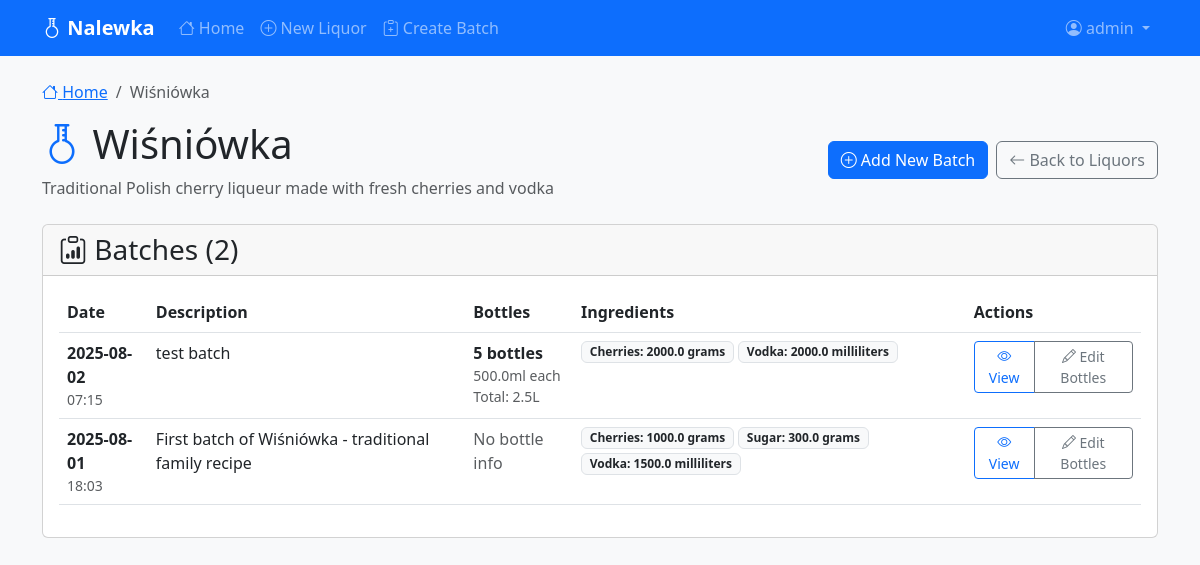
Page /liquor/1/batches (signed in) on the committed database.
### app/models.py (models this page shows, shortened)
class User(UserMixin, db.Model):
    id: so.Mapped[int] = so.mapped_column(primary_key=True)
    username: so.Mapped[str] = so.mapped_column(sa.String(64), index=True,
                                                unique=True)
    email: so.Mapped[str] = so.mapped_column(sa.String(120), index=True,
                                             unique=True)
    password_hash: so.Mapped[Optional[str]] = so.mapped_column(sa.String(256))
    liquors: so.Mapped[list['Liquor']] = so.relationship(back_populates='author')

class Liquor(db.Model):
    id: so.Mapped[int] = so.mapped_column(primary_key=True)
    name: so.Mapped[str] = so.mapped_column(sa.String(128), index=True)
    created: so.Mapped[datetime] = so.mapped_column(index=True, default=lambda: datetime.now(timezone.utc))
    description: so.Mapped[Optional[str]] = so.mapped_column(sa.Text())
    user_id: so.Mapped[int] = so.mapped_column(sa.ForeignKey(User.id), index=True)
    author: so.Mapped[User] = so.relationship(back_populates='liquors')
    batches: so.Mapped[list['Batch']] = so.relationship(back_populates='liquor', cascade='all, delete-orphan')

class Batch(db.Model):
    id: so.Mapped[int] = so.mapped_column(primary_key=True)
    date: so.Mapped[datetime] = so.mapped_column(index=True, default=lambda: datetime.now(timezone.utc))
    description: so.Mapped[str] = so.mapped_column(sa.Text())
    liquor_id: so.Mapped[int] = so.mapped_column(sa.ForeignKey(Liquor.id), index=True)
    bottle_count: so.Mapped[Optional[int]] = so.mapped_column(sa.Integer(), default=0)
    bottle_volume: so.Mapped[Optional[float]] = so.mapped_column(sa.Float(), default=0.0)  # in milliliters
    bottle_volume_unit: so.Mapped[str] = so.mapped_column(sa.String(10), default='ml')
    liquor: so.Mapped[Liquor] = so.relationship(back_populates='batches')
    formulas: so.Mapped[list['BatchFormula']] = so.relationship(back_populates='batch', cascade='all, delete-orphan')
    @property
    def total_volume(self):
        if self.bottle_count and self.bottle_volume:
            return self.bottle_count * self.bottle_volume
        return 0.0
    @property
    def total_volume_liters(self):
        return self.total_volume / 1000.0

class BatchFormula(db.Model):
    id: so.Mapped[int] = so.mapped_column(primary_key=True)
    batch_id: so.Mapped[int] = so.mapped_column(sa.ForeignKey(Batch.id), index=True)
    ingredient_id: so.Mapped[int] = so.mapped_column(sa.ForeignKey(Ingredient.id), index=True)
    quantity: so.Mapped[float] = so.mapped_column(sa.Float())
    unit: so.Mapped[str] = so.mapped_column(sa.String(20))
    batch: so.Mapped[Batch] = so.relationship(back_populates='formulas')
    ingredient: so.Mapped[Ingredient] = so.relationship(back_populates='batch_formulas')

class Ingredient(db.Model):
    id: so.Mapped[int] = so.mapped_column(primary_key=True)
    name: so.Mapped[str] = so.mapped_column(sa.String(128), index=True, unique=True)
    description: so.Mapped[str] = so.mapped_column(sa.Text())
    batch_formulas: so.Mapped[list['BatchFormula']] = so.relationship(back_populates='ingredient')

### app/routes.py (the view)
@app.route('/liquor/<int:liquor_id>/batches')
@login_required
def liquor_batches(liquor_id):
    liquor = Liquor.query.filter_by(id=liquor_id, user_id=current_user.id).first_or_404()
    batches = Batch.query.filter_by(liquor_id=liquor_id).order_by(Batch.date.desc()).all()
    return render_template('liquor_batches.html', liquor=liquor, batches=batches)

### app/models.py (called while the page is built)
@login.user_loader
def load_user(id):
    return db.session.get(User, int(id))

### app/templates/liquor_batches.html (shortened to what this page needs)
{% extends "base.html" %}
{% block content %}
<nav aria-label="breadcrumb" class="mb-3">
    <ol class="breadcrumb">
        <li class="breadcrumb-item"><a href="{{ url_for('index') }}"><i class="bi bi-house"></i> Home</a></li>
        <li class="breadcrumb-item active" aria-current="page">{{ liquor.name }}</li>
    </ol>
</nav>
<div class="row">
    <div class="col-12">
        <div class="d-flex justify-content-between align-items-center mb-4">
            <div>
                <h1><i class="bi bi-flask-florence text-primary"></i> {{ liquor.name }}</h1>
                <p class="text-muted mb-0">{{ liquor.description or 'No description available' }}</p>
            </div>
            <div class="d-flex gap-2">
                <a href="{{ url_for('batch_formula') }}?liquor={{ liquor.id }}" class="btn btn-primary">
                    <i class="bi bi-plus-circle"></i> Add New Batch
                </a>
                <a href="{{ url_for('index') }}" class="btn btn-outline-secondary">
                    <i class="bi bi-arrow-left"></i> Back to Liquors
                </a>
            </div>
        </div>
    </div>
</div>
<div class="row">
    <div class="col-12">
        <div class="card">
            <div class="card-header">
                <h3 class="mb-0"><i class="bi bi-clipboard-data"></i> Batches ({{ batches|length }})</h3>
            </div>
            <div class="card-body">
                {% if batches %}
                    <div class="table-responsive">
                        <table class="table table-hover">
                            <thead>
                                <tr>
                                    <th>Date</th>
                                    <th>Description</th>
                                    <th>Bottles</th>
                                    <th>Ingredients</th>
                                    <th>Actions</th>
                                </tr>
                            </thead>
                            <tbody>
                                {% for batch in batches %}
                                    <tr>
                                        <td>
                                            <div class="d-flex flex-column">
                                                <strong>{{ batch.date.strftime('%Y-%m-%d') }}</strong>
                                                <small class="text-muted">{{ batch.date.strftime('%H:%M') }}</small>
                                            </div>
                                        </td>
                                        <td>
                                            <div class="fw-medium">{{ batch.description }}</div>
                                        </td>
                                        <td>
                                            {% if batch.bottle_count and batch.bottle_volume %}
                                                <div class="d-flex flex-column">
                                                    <strong>{{ batch.bottle_count }} bottles</strong>
                                                    <small class="text-muted">{{ batch.bottle_volume }}ml each</small>
                                                    <small class="text-muted">Total: {{ "%.1f"|format(batch.total_volume_liters) }}L</small>
                                                </div>
                                            {% else %}
                                                <span class="text-muted">No bottle info</span>
                                            {% endif %}
                                        </td>
                                        <td>
                                            {% if batch.formulas %}
                                                <div class="d-flex flex-wrap gap-1">
                                                    {% for formula in batch.formulas %}
                                                        <span class="badge bg-light text-dark border">
                                                            {{ formula.ingredient.name }}: {{ formula.quantity }} {{ formula.unit }}
                                                        </span>
                                                    {% endfor %}
                                                </div>
                                            {% else %}
                                                <span class="text-muted">No ingredients</span>
                                            {% endif %}
                                        </td>
                                        <td>
                                            <div class="btn-group btn-group-sm" role="group">
                                                <button type="button" class="btn btn-outline-primary"
                                                        data-bs-toggle="modal"
                                                        data-bs-target="#batchModal{{ batch.id }}">
                                                    <i class="bi bi-eye"></i> View
                                                </button>
                                                <button type="button" class="btn btn-outline-secondary"
                                                        data-bs-toggle="modal"
                                                        data-bs-target="#editBottlesModal{{ batch.id }}">
                                                    <i class="bi bi-pencil"></i> Edit Bottles
                                                </button>
                                            </div>
                                        </td>
                                    </tr>
                                {% endfor %}
                            </tbody>
                        </table>
                    </div>
                {% endif %}
            </div>
        </div>
    </div>
</div>
{% endblock %}

### app/templates/base.html (shortened to what this page needs)
<!DOCTYPE html>
<html lang="en">
<head>
    <link href="https://cdn.jsdelivr.net/npm/bootstrap@5.3.0/dist/css/bootstrap.min.css" rel="stylesheet">
    <link rel="stylesheet" href="https://cdn.jsdelivr.net/npm/bootstrap-icons@1.13.1/font/bootstrap-icons.min.css">
</head>
<body>
    <nav class="navbar navbar-expand-lg navbar-dark bg-primary">
        <div class="container">
            <a class="navbar-brand" href="{{ url_for('index') }}">
              <i class="bi bi-flask-florence"></i> Nalewka
            </a>
            <div class="collapse navbar-collapse" id="navbarNav">
                <ul class="navbar-nav me-auto">
                    <li class="nav-item">
                        <a class="nav-link" href="{{ url_for('index') }}">
                            <i class="bi bi-house"></i> Home
                        </a>
                    </li>
                    {% if current_user.is_authenticated %}
                        <li class="nav-item">
                            <a class="nav-link" href="{{ url_for('create_liquor') }}">
                                <i class="bi bi-plus-circle"></i> New Liquor
                            </a>
                        </li>
                        <li class="nav-item">
                            <a class="nav-link" href="{{ url_for('batch_formula') }}">
                                <i class="bi bi-clipboard-plus"></i> Create Batch
                            </a>
                        </li>
                    {% endif %}
                </ul>
                <ul class="navbar-nav">
                    {% if current_user.is_authenticated %}
                        <li class="nav-item dropdown">
                            <a class="nav-link dropdown-toggle" href="#" role="button" data-bs-toggle="dropdown">
                                <i class="bi bi-person-circle"></i> {{ current_user.username }}
                            </a>
                        </li>
                    {% endif %}
                </ul>
            </div>
        </div>
    </nav>
    <main class="container mt-4">
        {% block content %}{% endblock %}
    </main>
</body>
</html>

### app/templates/base.html (style rules this page uses)
body { background-color: #f8f9fa; }
.navbar-brand { font-weight: bold; }

### rows in the picture
User: username "admin"
Liquor: name "Wiśniówka", description "Traditional Polish cherry liqueur made with fresh cherries and vodka"
Batch: date "2025-08-02", date "07:15", description "test batch", bottle_count "5", bottle_volume "500.0", total_volume_liters "2.5"
BatchFormula: ingredient.name "Cherries", quantity "2000.0", unit "grams"
BatchFormula: ingredient.name "Vodka", quantity "2000.0", unit "milliliters"
Batch: date "2025-08-01", date "18:03", description "First batch of Wiśniówka - traditional family recipe", shows "No bottle info"
BatchFormula: ingredient.name "Cherries", quantity "1000.0", unit "grams"
BatchFormula: ingredient.name "Sugar", quantity "300.0", unit "grams"
BatchFormula: ingredient.name "Vodka", quantity "1500.0", unit "milliliters"

### other values in the picture
{{ batches|length }} "2"
